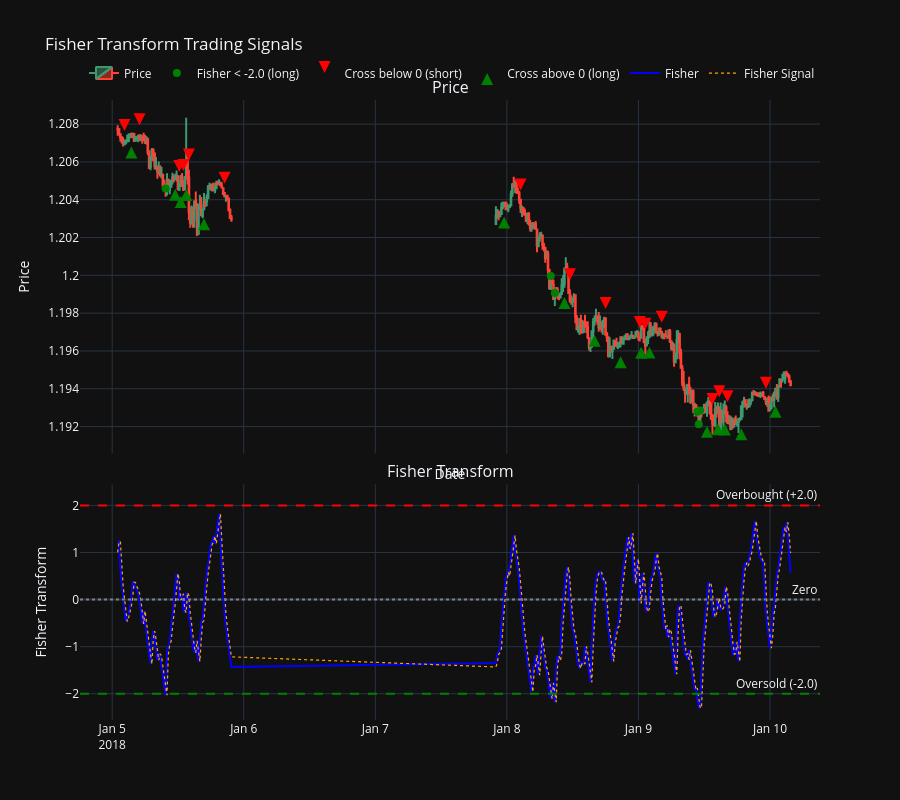

Notebook source saved alongside this figure:
### Code cell
efish=EFISH(data, period=10, up_level=2.0, down_level=-2.0)
efish.plot(300,600)

### Figure 1 — Plotly figure (JSON) as saved in the notebook; plotly's stock layout.template omitted (floating-point values rounded to 4 significant figures; data arrays with more than 128 entries replaced by an {"elided": "..."} marker saying what was removed)
{"data": [{"close": {"elided": "300 float values"}, "high": {"elided": "300 float values"}, "low": {"elided": "300 float values"}, "name": "Price", "open": {"elided": "300 float values"}, "type": "candlestick", "x": {"elided": "300 str values"}, "xaxis": "x", "yaxis": "y"}, {"marker": {"color": "red", "size": 8, "symbol": "circle"}, "mode": "markers", "name": "Fisher > +2.0 (short)", "type": "scatter", "x": [], "xaxis": "x", "y": [], "yaxis": "y"}, {"marker": {"color": "green", "size": 8, "symbol": "circle"}, "mode": "markers", "name": "Fisher < -2.0 (long)", "type": "scatter", "x": ["2018-01-05T09:45:00.000000", "2018-01-08T08:00:00.000000", "2018-01-08T08:45:00.000000", "2018-01-09T10:45:00.000000", "2018-01-09T11:00:00.000000", "2018-01-09T11:15:00.000000"], "xaxis": "x", "y": [1.205, 1.2, 1.199, 1.193, 1.192, 1.193], "yaxis": "y"}, {"marker": {"color": "red", "size": 12, "symbol": "arrow-down"}, "mode": "markers", "name": "Cross below 0 (short)", "type": "scatter", "x": ["2018-01-05T02:15:00.000000", "2018-01-05T05:00:00.000000", "2018-01-05T12:15:00.000000", "2018-01-05T13:00:00.000000", "2018-01-05T14:00:00.000000", "2018-01-05T20:30:00.000000", "2018-01-08T02:30:00.000000", "2018-01-08T11:30:00.000000", "2018-01-08T18:00:00.000000", "2018-01-09T00:15:00.000000", "2018-01-09T01:15:00.000000", "2018-01-09T04:15:00.000000", "2018-01-09T13:30:00.000000", "2018-01-09T14:45:00.000000", "2018-01-09T16:15:00.000000", "2018-01-09T23:15:00.000000"], "xaxis": "x", "y": [1.208, 1.208, 1.205, 1.206, 1.206, 1.205, 1.204, 1.2, 1.198, 1.197, 1.197, 1.197, 1.193, 1.194, 1.193, 1.194], "yaxis": "y"}, {"marker": {"color": "green", "size": 12, "symbol": "arrow-up"}, "mode": "markers", "name": "Cross above 0 (long)", "type": "scatter", "x": ["2018-01-05T03:30:00.000000", "2018-01-05T11:30:00.000000", "2018-01-05T12:30:00.000000", "2018-01-05T13:30:00.000000", "2018-01-05T16:45:00.000000", "2018-01-07T23:30:00.000000", "2018-01-08T10:30:00.000000", "2018-01-08T16:00:00.000000", "2018-01-08T20:45:00.000000", "2018-01-09T00:30:00.000000", "2018-01-09T02:00:00.000000", "2018-01-09T12:30:00.000000", "2018-01-09T14:30:00.000000", "2018-01-09T15:45:00.000000", "2018-01-09T18:45:00.000000", "2018-01-10T01:00:00.000000"], "xaxis": "x", "y": [1.207, 1.205, 1.204, 1.205, 1.203, 1.203, 1.199, 1.197, 1.196, 1.196, 1.196, 1.192, 1.192, 1.192, 1.192, 1.193], "yaxis": "y"}, {"line": {"color": "blue", "width": 2}, "mode": "lines", "name": "Fisher", "type": "scatter", "x": {"elided": "300 str values"}, "xaxis": "x2", "y": {"elided": "300 float values"}, "yaxis": "y2"}, {"line": {"color": "orange", "dash": "dot", "width": 1.2}, "mode": "lines", "name": "Fisher Signal", "type": "scatter", "x": {"elided": "300 str values"}, "xaxis": "x2", "y": {"elided": "300 float values"}, "yaxis": "y2"}], "layout": {"annotations": [{"font": {"size": 16}, "showarrow": false, "text": "Price", "x": 0.5, "xanchor": "center", "xref": "paper", "y": 1, "yanchor": "bottom", "yref": "paper"}, {"font": {"size": 16}, "showarrow": false, "text": "Fisher Transform", "x": 0.5, "xanchor": "center", "xref": "paper", "y": 0.38, "yanchor": "bottom", "yref": "paper"}, {"showarrow": false, "text": "Overbought (+2.0)", "x": 1, "xanchor": "right", "xref": "x2 domain", "y": 2, "yanchor": "bottom", "yref": "y2"}, {"showarrow": false, "text": "Oversold (-2.0)", "x": 1, "xanchor": "right", "xref": "x2 domain", "y": -2, "yanchor": "bottom", "yref": "y2"}, {"showarrow": false, "text": "Zero", "x": 1, "xanchor": "right", "xref": "x2 domain", "y": 0, "yanchor": "bottom", "yref": "y2"}], "height": 800, "hovermode": "x unified", "legend": {"orientation": "h", "x": 1, "xanchor": "right", "y": 1.02, "yanchor": "bottom"}, "shapes": [{"line": {"color": "red", "dash": "dash"}, "type": "line", "x0": 0, "x1": 1, "xref": "x2 domain", "y0": 2, "y1": 2, "yref": "y2"}, {"line": {"color": "green", "dash": "dash"}, "type": "line", "x0": 0, "x1": 1, "xref": "x2 domain", "y0": -2, "y1": -2, "yref": "y2"}, {"line": {"color": "gray", "dash": "dot"}, "type": "line", "x0": 0, "x1": 1, "xref": "x2 domain", "y0": 0, "y1": 0, "yref": "y2"}], "title": {"text": "Fisher Transform Trading Signals"}, "xaxis": {"anchor": "y", "domain": [0, 1], "matches": "x2", "rangeslider": {"visible": false}, "showticklabels": false, "title": {"text": "Date"}}, "xaxis2": {"anchor": "y2", "domain": [0, 1], "rangeslider": {"visible": false}}, "yaxis": {"anchor": "x", "domain": [0.43, 1], "title": {"text": "Price"}}, "yaxis2": {"anchor": "x2", "domain": [0, 0.38], "title": {"text": "Fisher Transform"}}}}
